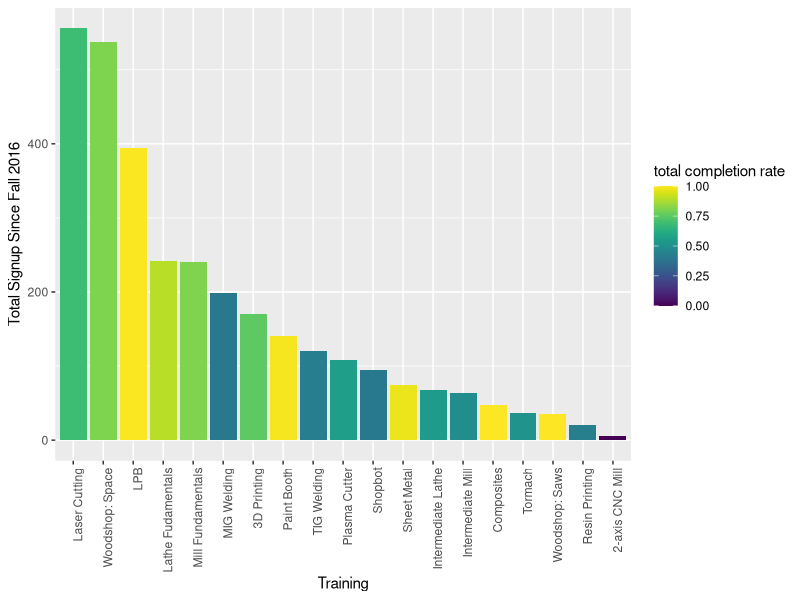
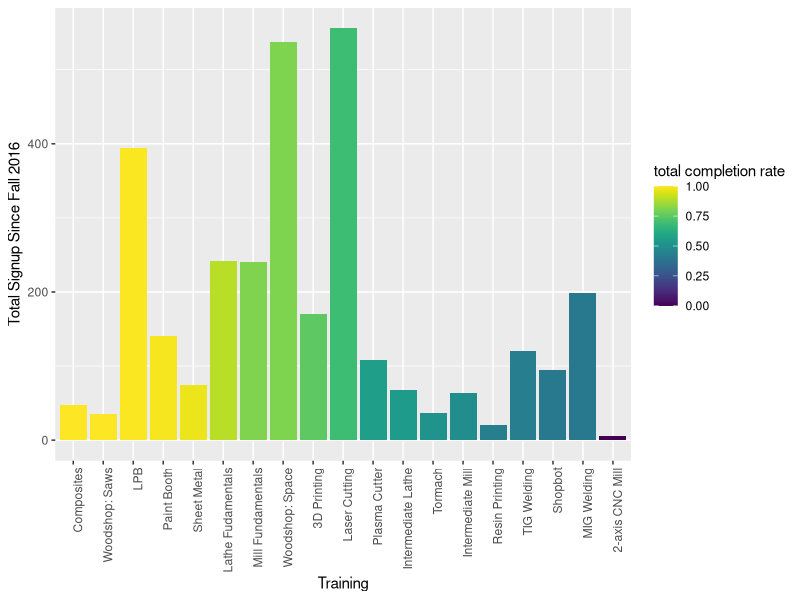
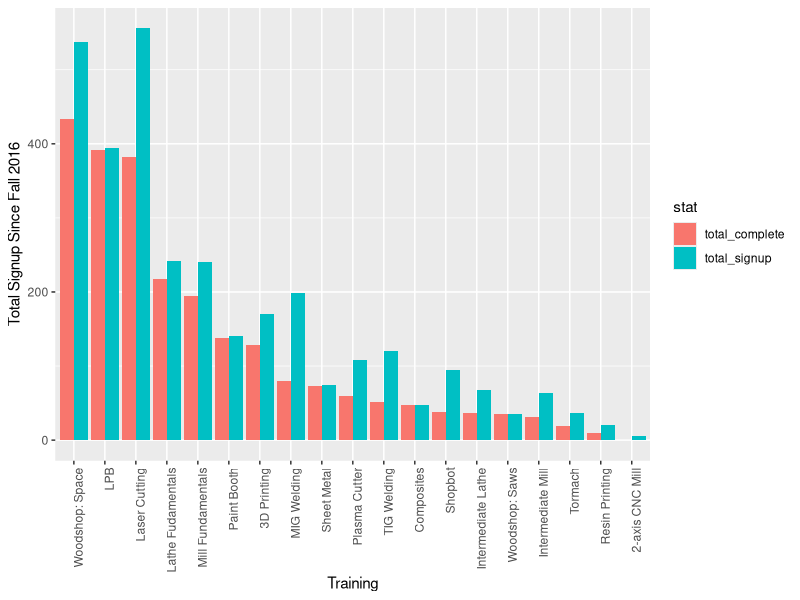
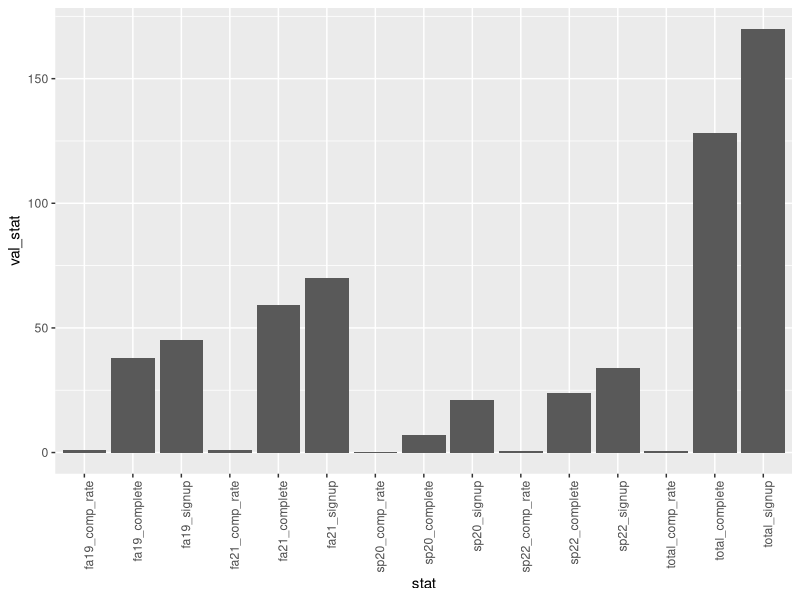

The R script that drew these images, in order:
## ---- chunk 1
knitr::opts_chunk$set(echo = TRUE)
library(tidyverse)
library(readxl) 
library(viridis)
## ---- chunk 2
col_names <-
  c(
    "training",
    "sp22_signup",
    "sp22_complete",
    "sp22_comp_rate",
    "fa21_signup",
    "fa21_complete",
    "fa21_comp_rate",
    "sp20_signup",
    "sp20_complete",
    "sp20_comp_rate",
    "fa19_signup",
    "fa19_complete",
    "fa19_comp_rate",
    "sp19_signup",
    "sp19_complete",
    "sp19_comp_rate",
    "fa18_signup",
    "fa18_complete",
    "fa18_comp_rate",
    "sp18_signup",
    "sp18_complete",
    "sp18_comp_rate",
    "fa17_signup",
    "fa17_complete",
    "fa17_comp_rate",
    "sp17_signup",
    "sp17_complete",
    "sp17_comp_rate",
    "fa16_signup",
    "fa16_complete",
    "fa16_comp_rate",
    "total_signup",
    "total_complete",
    "total_comp_rate"
  )

df_raw <- read_excel("data/shopTrainingSummary.xlsx", sheet = 2, col_names = col_names, skip = 1)

df_raw
## ---- chunk 3
df_raw %>% 
  filter(
    !training %in% c("Total", "Green"),
    !is.na(training)
  ) %>% 
  ggplot(aes(x = reorder(training, -total_signup), y = total_signup, fill = total_comp_rate)) +
  geom_col() +
  theme(axis.text.x = element_text(angle = 90, hjust = 1)) +
  scale_fill_viridis(name = "total completion rate") +
  xlab("Training") +
  ylab("Total Signup Since Fall 2016")
  
## ---- chunk 4
df_raw %>% 
  filter(
    !training %in% c("Total", "Green"),
    !is.na(training)
  ) %>% 
  ggplot(aes(x = reorder(training, -total_comp_rate), y = total_signup, fill = total_comp_rate)) +
  geom_col() +
  theme(axis.text.x = element_text(angle = 90, hjust = 1)) +
  scale_fill_viridis(name = "total completion rate") +
  xlab("Training") +
  ylab("Total Signup Since Fall 2016")
## ---- chunk 5
df_raw %>% 
  filter(
    !training %in% c("Total", "Green"),
    !is.na(training)
  ) %>% 
  mutate(
    fully_complete = total_complete
  ) %>% 
  pivot_longer(names_to = "stat", values_to = "val_stat", cols = c("total_signup", "total_complete")) %>% 
  ggplot(aes(x = reorder(training, -fully_complete), y = val_stat, fill = stat)) +
  geom_col(position = "dodge") +
  theme(axis.text.x = element_text(angle = 90, hjust = 1)) +
  #scale_fill_viridis(name = "total completion rate") +
  xlab("Training") +
  ylab("Total Signup Since Fall 2016")
## ---- chunk 6
df_raw %>% 
  filter(training == "3D Printing") %>% 
  pivot_longer(names_to = "stat", values_to = "val_stat", cols = c(ends_with("complete"), ends_with("signup"), ends_with("rate"))) %>% 
  filter(!is.na(val_stat)) %>% 
  ggplot(aes(x = stat, y = val_stat, fill)) +
  geom_col() +
    theme(axis.text.x = element_text(angle = 90, hjust = 1)) 

